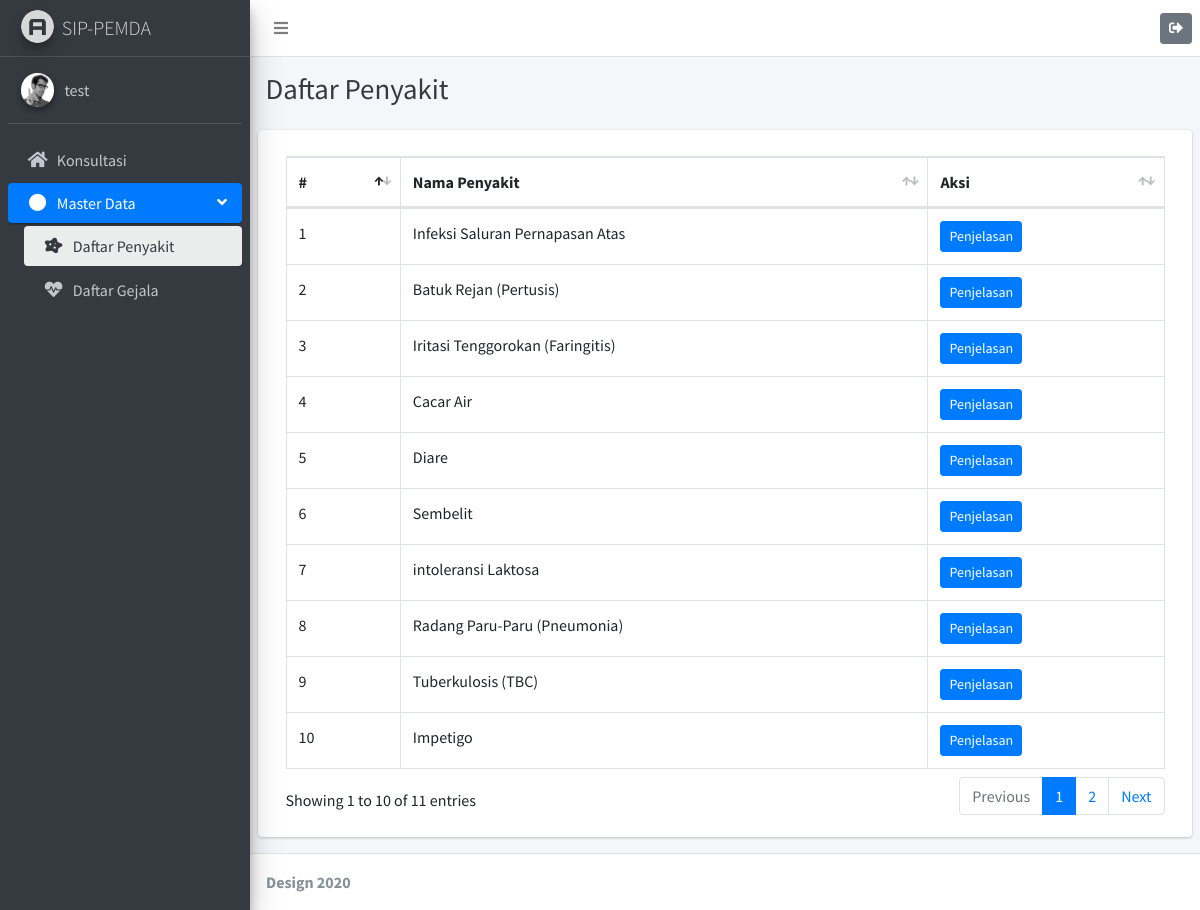
Screenshot of /pages/penyakit.php (signed in) with the database file from the repository.
### tables this page shows
CREATE TABLE `penyakit` (
  `id` int(10) NOT NULL,
  `nama` varchar(255) NOT NULL,
  `penjelasan` text NOT NULL,
  `penanganan` text NOT NULL,
  `penyebab` text NOT NULL,
  `obat` text NOT NULL
);

### pages/penyakit.php (the view, shortened to what this page needs)
<?php
  include '../connect.php';
  $query = "SELECT * FROM `penyakit`;";
  $sql = mysqli_query($mysqli, $query);
?>
<!DOCTYPE html>
<html>
  <head>
    <link rel="stylesheet" href="../plugins/fontawesome-free/css/all.min.css">
    <link rel="stylesheet" href="https://code.ionicframework.com/ionicons/2.0.1/css/ionicons.min.css">
    <link rel="stylesheet" href="../plugins/tempusdominus-bootstrap-4/css/tempusdominus-bootstrap-4.min.css">
    <link rel="stylesheet" href="../plugins/icheck-bootstrap/icheck-bootstrap.min.css">
    <link rel="stylesheet" href="../plugins/jqvmap/jqvmap.min.css">
    <link rel="stylesheet" href="../plugins/datatables-bs4/css/dataTables.bootstrap4.min.css">
    <link rel="stylesheet" href="../dist/css/adminlte.min.css">
    <link rel="stylesheet" href="../plugins/overlayScrollbars/css/OverlayScrollbars.min.css">
    <link rel="stylesheet" href="../plugins/daterangepicker/daterangepicker.css">
    <link rel="stylesheet" href="../plugins/summernote/summernote-bs4.css">
  </head>
  <body class="hold-transition sidebar-mini layout-fixed">
    <div class="wrapper">
    <nav class="main-header navbar navbar-expand navbar-white navbar-light">
        <ul class="navbar-nav">
          <li class="nav-item">
            <a class="nav-link" data-widget="pushmenu" href="#" role="button"><i class="fas fa-bars"></i></a>
          </li>
        </ul>
        <ul class="navbar-nav ml-auto">
          <li class="nav-item">
            <a class="btn btn-sm btn-secondary" href="../functions/logout.php">
              <i class="fas fa-sign-out-alt"></i>
            </a>
          </li>
        </ul>
      </nav>
      <aside class="main-sidebar sidebar-dark-primary elevation-4">
        <a href="/sip_pemda" class="brand-link">
          <img src="../dist/img/AdminLTELogo.png" alt="AdminLTE Logo" class="brand-image img-circle elevation-3"
              style="opacity: .8">
          <span class="brand-text font-weight-light">SIP-PEMDA</span>
        </a>
        <div class="sidebar">
          <div class="user-panel mt-3 pb-3 mb-3 d-flex">
            <div class="image">
              <img src="../dist/img/user2-160x160.jpg" class="img-circle elevation-2" alt="User Image">
            </div>
            <div class="info">
              <a href="profil.php" class="d-block"><?php echo $_SESSION['username'] ?></a>
            </div>
          </div>
          <nav class="mt-2">
            <ul class="nav nav-pills nav-sidebar flex-column nav-child-indent" data-widget="treeview" role="menu" data-accordion="false">
              <li class="nav-item">
                <a href="dashboard.php" class="nav-link">
                  <i class="nav-icon fas fa-home"></i>
                  <p>
                    Konsultasi
                  </p>
                </a>
              </li>
              <li class="nav-item menu-open">
                <a href="#" class="nav-link active">
                  <i class="nav-icon fas fa-circle"></i>
                  <p>
                    Master Data
                    <i class="right fas fa-angle-left"></i>
                  </p>
                </a>
                <ul class="nav nav-treeview">
              <li class="nav-item">
                <a href="penyakit.php" class="nav-link active">
                  <i class="nav-icon fas fa-disease"></i>
                  <p>
                    Daftar Penyakit
                  </p>
                </a>
              </li>
              <li class="nav-item">
                <a href="gejala.php" class="nav-link">
                  <i class="nav-icon fas fa-heartbeat"></i>
                  <p>
                    Daftar Gejala
                  </p>
                </a>
              </li>
                </ul>
              </li>
            </ul>
          </nav>
        </div>
      </aside>
      <div class="content-wrapper">
        <div class="content-header">
          <div class="container-fluid">
            <div class="row mb-2">
              <div class="col-sm-6">
                <h1 class="m-0 text-dark">Daftar Penyakit</h1>
              </div>
            </div>
          </div>
        </div>
        <section class="content">
          <div class="container-fluid">
            <div class="row">
              <div class="card col-12">
                <div class="card-body">
                <?php
                    if(mysqli_num_rows($sql) == 0){ ?>
                      Tidak ada data tentang Penyakit
                  <?php
                    } else {
                  ?>
                    <table id="tabel-penyakit" class="table table-bordered table-hover">
                        <thead>
                            <tr>
                                <th>#</th>
                                <th>Nama Penyakit</th>
                                <th>Aksi</th>
                            </tr>
                        </thead>
                        <tbody>
                          <?php
                            $number = 1;
                            while($datas = mysqli_fetch_assoc($sql)){
                          ?>
                            <tr>
                              <td><?php echo $number++; ?></td>
                              <td><?php echo $datas['nama']; ?></td>
                              <td>
                                  <a href="detail_penyakit.php?id=<?php echo $datas['id']; ?>" class="btn btn-sm btn-primary">Penjelasan</a>
                              </td>
                            </tr>
                          <?php } ?>
                        </tbody>
                    </table>
                    <?php
                    }
                  ?>
                </div>
              </div>
            </div>
          </div>
        </section>
      </div>
      <footer class="main-footer">
        <strong>Design 2020</strong>
      </footer>
    </div>
  </body>
</html>

### rows the page displays
penyakit: nama "Infeksi Saluran Pernapasan Atas"
penyakit: nama "Batuk Rejan (Pertusis)"
penyakit: nama "Iritasi Tenggorokan (Faringitis)"
penyakit: nama "Cacar Air"
penyakit: nama "Diare"
penyakit: nama "Sembelit"
penyakit: nama "intoleransi Laktosa"
penyakit: nama "Radang Paru-Paru (Pneumonia)"
penyakit: nama "Tuberkulosis (TBC)"
penyakit: nama "Impetigo"

### other values shown
$_SESSION['username'] "test"
